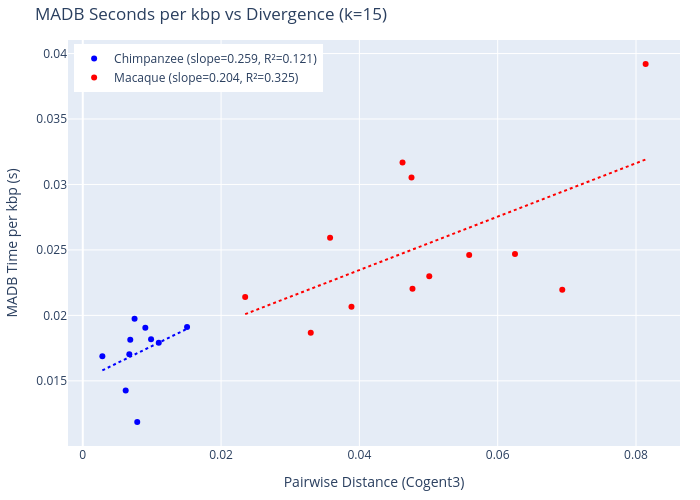

Notebook cell for this chart:
### Code cell
import plotly.graph_objects as go
from sklearn.linear_model import LinearRegression
from sklearn.metrics import r2_score

# Load and filter
df = pandas.read_csv("../thesis_0.1/df/all_alignment_data.csv")
kmer = 15
df = df[df["kmer_size"] == kmer].copy()
df = df[df["cogent3_pd"].notnull() & df["madb_cycles"].notnull()].copy()

# Plot config
species_colors = {
    "Chimpanzee": "blue",
    "Gorilla": "green",
    "Macaque": "red"
}
symbol_sequence = {
    "has_cycles": "x",
    "no_cycles": "circle"
}

# Calculate seconds per kbp
df["madb_sec_per_kbp"] = df["madb_time"] / (df["seq_length"] / 1000)

# Filter to non-null values
filtered_df = df[
    df["cogent3_pd"].notnull() &
    df["madb_sec_per_kbp"].notnull()
].copy()

fig = go.Figure()

for species in ["Chimpanzee", "Macaque"]:
    species_df = filtered_df[filtered_df["species"] == species]
    x = species_df["cogent3_pd"].values.reshape(-1, 1)
    y = species_df["madb_sec_per_kbp"].values

    # Regression
    model = LinearRegression().fit(x, y)
    y_pred = model.predict(x)
    slope = model.coef_[0]
    r2 = r2_score(y, y_pred)

    # Scatter points
    fig.add_trace(go.Scatter(
        x=species_df["cogent3_pd"],
        y=species_df["madb_sec_per_kbp"],
        mode="markers",
        marker=dict(color=species_colors[species]),
        name=f"{species} (slope={slope:.3f}, R²={r2:.3f})"
    ))

    # Regression line
    x_range = pandas.Series(sorted(species_df["cogent3_pd"].unique()))
    fig.add_trace(go.Scatter(
        x=x_range,
        y=model.predict(x_range.values.reshape(-1, 1)),
        mode="lines",
        line=dict(dash="dot", color=species_colors[species]),
        showlegend=False
    ))

fig.update_layout(
    title=f"MADB Seconds per kbp vs Divergence (k={kmer})",
    xaxis_title="Pairwise Distance (Cogent3)",
    yaxis_title="MADB Time per kbp (s)",
    width=700,
    height=500,
    legend=dict(x=0.01, y=0.99),
    margin=dict(l=40, r=20, t=40, b=40)
)

fig.show()
fig.write_image(f"../figures/madb_sec_per_kbp_vs_divergence_k{kmer}.pdf")

### Figure 1 — Plotly figure (JSON) as saved in the notebook; plotly's stock layout.template omitted (floating-point values rounded to 4 significant figures)
{"data": [{"marker": {"color": "blue"}, "mode": "markers", "name": "Chimpanzee (slope=0.259, R²=0.121)", "type": "scatter", "x": [0.01099, 0.009047, 0.007488, 0.00283, 0.006206, 0.01508, 0.009874, 0.006868, 0.007874, 0.006731], "y": [0.0179, 0.01905, 0.01975, 0.01688, 0.01426, 0.01912, 0.01818, 0.01814, 0.01186, 0.01703]}, {"line": {"color": "blue", "dash": "dot"}, "mode": "lines", "showlegend": false, "type": "scatter", "x": [0.00283, 0.006206, 0.006731, 0.006868, 0.007488, 0.007874, 0.009047, 0.009874, 0.01099, 0.01508], "y": [0.0158, 0.01667, 0.01681, 0.01685, 0.01701, 0.01711, 0.01741, 0.01763, 0.01791, 0.01897]}, {"marker": {"color": "red"}, "mode": "markers", "name": "Macaque (slope=0.204, R²=0.325)", "type": "scatter", "x": [0.0814, 0.04768, 0.05011, 0.03885, 0.02348, 0.04753, 0.0625, 0.04624, 0.03576, 0.03297, 0.06934, 0.05588], "y": [0.0392, 0.02203, 0.02298, 0.02066, 0.02141, 0.03053, 0.02468, 0.03168, 0.02592, 0.01868, 0.02196, 0.02462]}, {"line": {"color": "red", "dash": "dot"}, "mode": "lines", "showlegend": false, "type": "scatter", "x": [0.02348, 0.03297, 0.03576, 0.03885, 0.04624, 0.04753, 0.04768, 0.05011, 0.05588, 0.0625, 0.06934, 0.0814], "y": [0.02009, 0.02203, 0.0226, 0.02323, 0.02474, 0.025, 0.02503, 0.02552, 0.0267, 0.02805, 0.02945, 0.03191]}], "layout": {"height": 500, "legend": {"x": 0.01, "y": 0.99}, "margin": {"b": 40, "l": 40, "r": 20, "t": 40}, "title": {"text": "MADB Seconds per kbp vs Divergence (k=15)"}, "width": 700, "xaxis": {"title": {"text": "Pairwise Distance (Cogent3)"}}, "yaxis": {"title": {"text": "MADB Time per kbp (s)"}}}}
